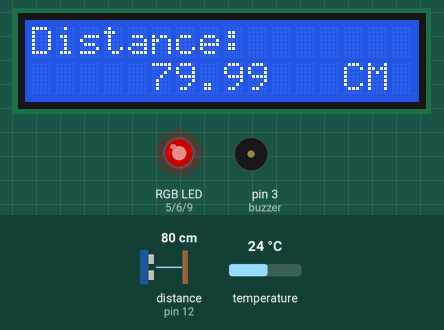
Simulated run of this sketch. Board: Arduino Uno, built with avr-gcc and run on an emulated ATmega328P. On the bench: 16×2 character LCD, an RGB LED mixed from three pins (HIGH = lit), buzzer (waves = sounding, pin HIGH). The test bench sets the inputs (shaded band); at power-on: distance to the obstacle (sensor on pin 12) 80 cm, temperature 24 °C. The echo pulse lasts 58.3 µs per cm; dim RGB values are drawn brighter than linear; the local clock reads 2024-03-15 10:24:30 at power-on unless the sketch sets it.

Above: at 3.2 s.
3.3 s: distance to the obstacle (sensor on pin 12) set to 63 cm
At 3.93 s:
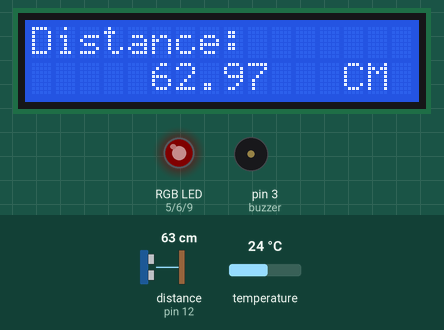
5.1 s: distance to the obstacle (sensor on pin 12) set to 58 cm
At 5.82 s:
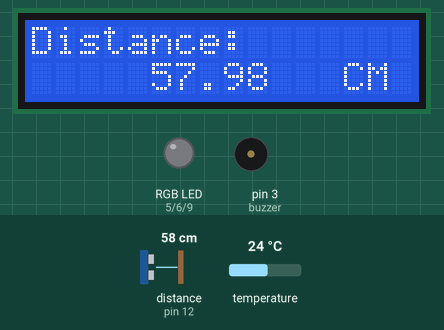
7.0 s: distance to the obstacle (sensor on pin 12) set to 120 cm
At 8.37 s:
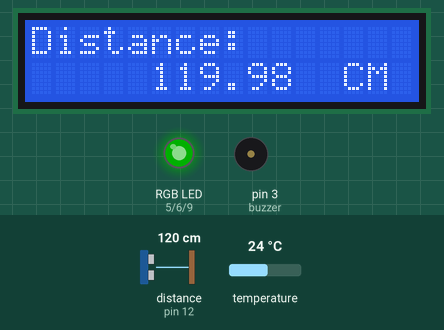
9.3 s: distance to the obstacle (sensor on pin 12) set to 195 cm
At 10.54 s:
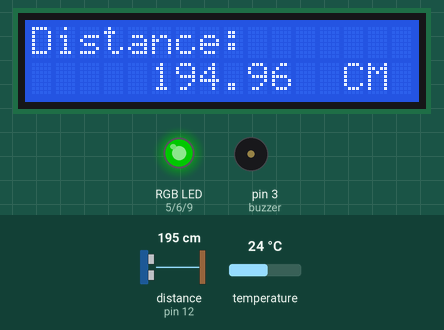
11.8 s: distance to the obstacle (sensor on pin 12) set to 205 cm
At 13.7 s:
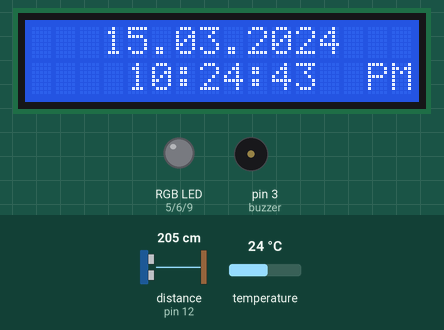
15.1 s: distance to the obstacle (sensor on pin 12) set to 97 cm
At 16.41 s:
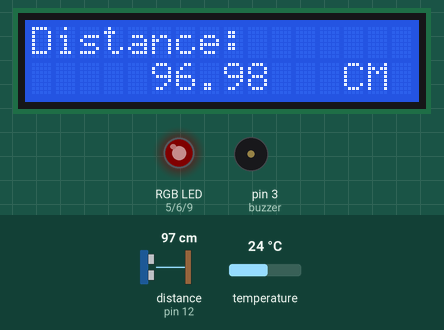
Timing chart, 0 to 18.7 s (numbered marks = the images above; inputs shaded):
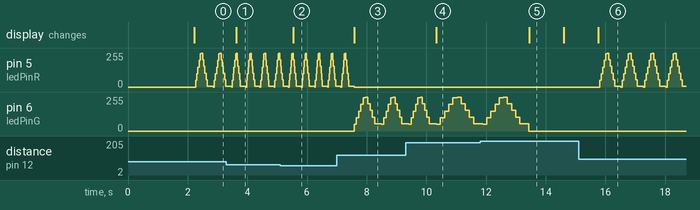

Measured:
- the behaviour switches between 200 and 201 cm on distance to the obstacle (sensor on pin 12) (found by bisection; images 4 and 5)
- after the input at 3.3 s, the display: changes after 0.33 s (image 1)
- after the input at 5.1 s, the display: changes after 0.44 s (image 2)
- after the input at 9.3 s, the display: changes after 1.0 s (image 4)
- after the input at 11.8 s, the display: changes after 1.6 s (image 5)
- after the input at 15.1 s, pin 5 (ledPinR): 0/255 → 50/255 after 0.71 s, then repeats every 0.75 s: 100/255 0.05 s, 150/255 0.05 s, 200/255 0.05 s, 250/255 0.05 s, 255/255 0.05 s, 205/255 0.05 s, 155/255 0.05 s, 105/255 0.05 s, 55/255 0.05 s, 5/255 0.20 s, 0/255 0.05 s, 50/255 0.05 s; the display: changes after 0.66 s (image 6)

The sketch:

Distance_LiquidCrystal_I2C.ino
```cpp
#include <Wire.h>
#include <Arduino.h>
#include <DS3231.h>
#include <LiquidCrystal_I2C.h>      //https://github.com/modarsoos/LiquidCrystal_I2C
#include <NewPing.h>
#define ECHOPIN 12// Pin to receive echo pulse 12
#define TRIGPIN 13// Pin to send trigger pulse 11
#define MAX_DISTANCE 200

float duration; // Stores HC-SR04 pulse duration value
float distance; // Stores calculated distance in cm
//float soundsp;  // Stores calculated speed of sound in M/S
//float soundcm;  // Stores calculated speed of sound in cm/ms
int iterations = 5;
int buzzer = 3;
int ledPinR = 5;
int ledPinG = 6;
int ledPinB = 9;
DS3231  rtc(SDA, SCL);
NewPing sonar(TRIGPIN, ECHOPIN, MAX_DISTANCE);
LiquidCrystal_I2C lcd(0x27, 16, 2); // set the LCD address to 0x27 for a 16 chars and 2 line display

void setup()
{
  rtc.begin();
  pinMode(ledPinR, OUTPUT);
  pinMode(ledPinG, OUTPUT);
  pinMode(ledPinB, OUTPUT);
  pinMode(buzzer, OUTPUT);

  lcd.init();                      // initialize the lcd
  lcd.backlight();
  lcd.setCursor(3, 0);
  lcd.print(rtc.getDateStr());
  lcd.setCursor(4, 1);
  lcd.print(rtc.getTemp());
  lcd.setCursor(11, 1);
  lcd.print("C");
  delay(2000);
}


void loop()
{
  duration = sonar.ping_median(iterations);
  distance = (duration / 2) * 0.0343;

  int rateBuzz = map(distance, 21 , MAX_DISTANCE , 50 , 400);
  int rateLedR = map(distance, 21 , 50 , 1 , 20);
  int rateLedG = map(distance, 51 , 75 , 20 , 40);

  if (distance < MAX_DISTANCE && distance >= 100 ) {
    lcd.clear();
    lcd.backlight();
    lcd.setCursor(0, 0);
    lcd.print("Distance:");
    lcd.setCursor(5, 1);
    lcd.print(distance);
    lcd.setCursor(13, 1);
    lcd.print("CM");

    digitalWrite(ledPinG, LOW);
    digitalWrite(ledPinR, LOW);
    digitalWrite(ledPinB, LOW);

    for (int r = 50 ; r < 256 ; r = r + 50) {
      analogWrite(ledPinG, r);
      delay(rateLedG);
    }
    for (int r = 255 ; r >= 50 ; r = r - 50) {
      analogWrite(ledPinG, r);
      delay(rateLedG);
    }
  }
  else if (distance < 100 && distance >= 20 ) {
    lcd.clear();
    lcd.backlight();
    lcd.setCursor(0, 0);
    lcd.print("Distance:");
    lcd.setCursor(5, 1);
    lcd.print(distance);
    lcd.setCursor(13, 1);
    lcd.print("CM");

    digitalWrite(ledPinG, LOW);
    digitalWrite(ledPinR, LOW);
    digitalWrite(ledPinB, LOW);

    for (int r = 0 ; r < 256 ; r = r + 50) {
      analogWrite(ledPinR, r);
      delay(rateLedR);
    }
    for (int r = 255 ; r >= 0 ; r = r - 50) {
      analogWrite(ledPinR, r);
      delay(rateLedR);
    }
  }
  else
  {
    lcd.clear();
    lcd.setCursor(3, 0);
    lcd.print(rtc.getDateStr());
    lcd.setCursor(4, 1);
    lcd.print(rtc.getTimeStr());

    digitalWrite(ledPinR, LOW);
    digitalWrite(ledPinG, LOW);
    digitalWrite(ledPinB, LOW);

    if (rtc.getTimeStr() < 12) {
      lcd.setCursor(14, 1);
      lcd.print("AM");
    }
    else {
      lcd.setCursor(14, 1);
      lcd.print("PM");
    }
    delay(1000);
  }
  delay(10);
}
```
